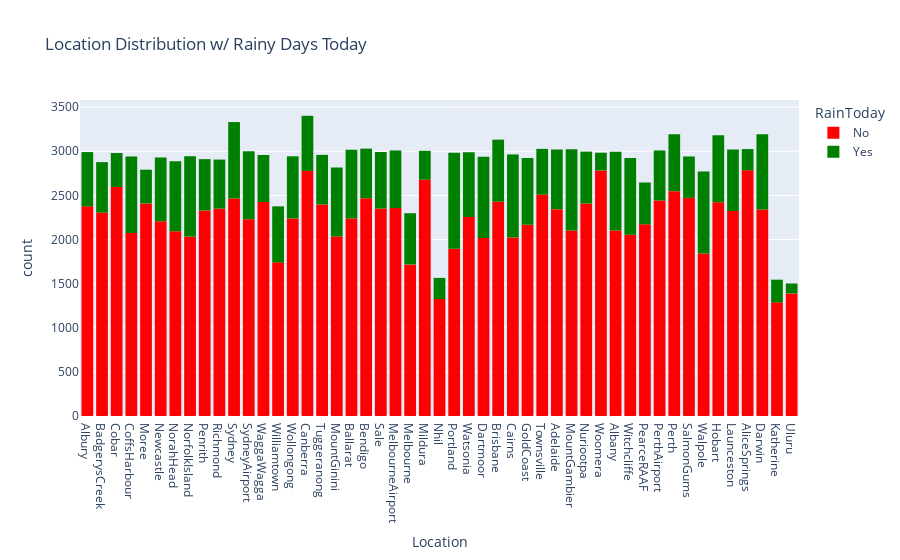

Notebook code cell kept with this figure:
### Code cell
#Location
px.histogram(raw_df, x = 'Location', title = 'Location Distribution w/ Rainy Days Today', color = 'RainToday', color_discrete_sequence = ['red', 'green'])

### Figure 1 — Plotly figure (JSON) as saved in the notebook; plotly's stock layout.template omitted (floating-point values rounded to 4 significant figures; data arrays with more than 128 entries replaced by an {"elided": "..."} marker saying what was removed)
{"data": [{"bingroup": "x", "hovertemplate": "RainToday=No<br>Location=%{x}<br>count=%{y}<extra></extra>", "legendgroup": "No", "marker": {"color": "red", "pattern": {"shape": ""}}, "name": "No", "orientation": "v", "showlegend": true, "type": "histogram", "x": {"elided": "109332 str values"}, "xaxis": "x", "yaxis": "y"}, {"bingroup": "x", "hovertemplate": "RainToday=Yes<br>Location=%{x}<br>count=%{y}<extra></extra>", "legendgroup": "Yes", "marker": {"color": "green", "pattern": {"shape": ""}}, "name": "Yes", "orientation": "v", "showlegend": true, "type": "histogram", "x": {"elided": "31455 str values"}, "xaxis": "x", "yaxis": "y"}], "layout": {"barmode": "relative", "legend": {"title": {"text": "RainToday"}, "tracegroupgap": 0}, "title": {"text": "Location Distribution w/ Rainy Days Today"}, "xaxis": {"anchor": "y", "domain": [0, 1], "title": {"text": "Location"}}, "yaxis": {"anchor": "x", "domain": [0, 1], "title": {"text": "count"}}}}
